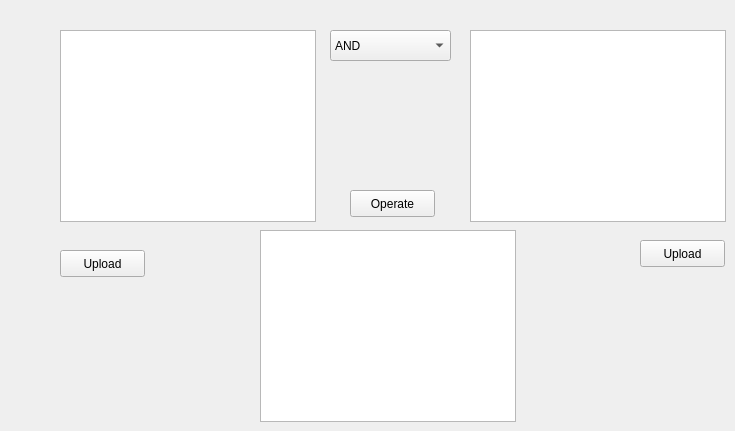
   <widget class="QWidget" name="tab_6">
    <attribute name="title">
     <string>Logical Operation</string>
    </attribute>
    <attribute name="toolTip">
     <string>&lt;html&gt;&lt;head/&gt;&lt;body&gt;&lt;p&gt;and, or ... gibi mantiksal islemler&lt;/p&gt;&lt;/body&gt;&lt;/html&gt;</string>
    </attribute>
    <widget class="QGraphicsView" name="operationGV_logical">
     <property name="geometry">
      <rect>
       <x>260</x>
       <y>230</y>
       <width>256</width>
       <height>192</height>
      </rect>
     </property>
    </widget>
    <widget class="QGraphicsView" name="uploadGV_logical">
     <property name="geometry">
      <rect>
       <x>60</x>
       <y>30</y>
       <width>256</width>
       <height>192</height>
      </rect>
     </property>
     <property name="autoFillBackground">
      <bool>true</bool>
     </property>
     <property name="frameShape">
      <enum>QFrame::StyledPanel</enum>
     </property>
     <property name="frameShadow">
      <enum>QFrame::Sunken</enum>
     </property>
     <property name="backgroundBrush">
      <brush brushstyle="NoBrush">
       <color alpha="255">
        <red>60</red>
        <green>150</green>
        <blue>60</blue>
       </color>
      </brush>
     </property>
    </widget>
    <widget class="QPushButton" name="upload_btn_logical">
     <property name="geometry">
      <rect>
       <x>60</x>
       <y>250</y>
       <width>85</width>
       <height>27</height>
      </rect>
     </property>
     <property name="text">
      <string>Upload</string>
     </property>
    </widget>
    <widget class="QComboBox" name="CB_logical">
     <property name="geometry">
      <rect>
       <x>330</x>
       <y>30</y>
       <width>121</width>
       <height>31</height>
      </rect>
     </property>
     <item>
      <property name="text">
       <string>AND</string>
      </property>
     </item>
     <item>
      <property name="text">
       <string>NOT</string>
      </property>
     </item>
     <item>
      <property name="text">
       <string>XOR</string>
      </property>
     </item>
     <item>
      <property name="text">
       <string>OR</string>
      </property>
     </item>
    </widget>
    <widget class="QGraphicsView" name="uploadGV_logical_2">
     <property name="geometry">
      <rect>
       <x>470</x>
       <y>30</y>
       <width>256</width>
       <height>192</height>
      </rect>
     </property>
     <property name="autoFillBackground">
      <bool>true</bool>
     </property>
     <property name="frameShape">
      <enum>QFrame::StyledPanel</enum>
     </property>
     <property name="frameShadow">
      <enum>QFrame::Sunken</enum>
     </property>
     <property name="backgroundBrush">
      <brush brushstyle="NoBrush">
       <color alpha="255">
        <red>60</red>
        <green>150</green>
        <blue>60</blue>
       </color>
      </brush>
     </property>
    </widget>
    <widget class="QPushButton" name="upload_btn_logical_2">
     <property name="geometry">
      <rect>
       <x>640</x>
       <y>240</y>
       <width>85</width>
       <height>27</height>
      </rect>
     </property>
     <property name="text">
      <string>Upload</string>
     </property>
    </widget>
    <widget class="QPushButton" name="operate_btn_logical">
     <property name="geometry">
      <rect>
       <x>350</x>
       <y>190</y>
       <width>85</width>
       <height>27</height>
      </rect>
     </property>
     <property name="text">
      <string>Operate</string>
     </property>
    </widget>
   </widget>
